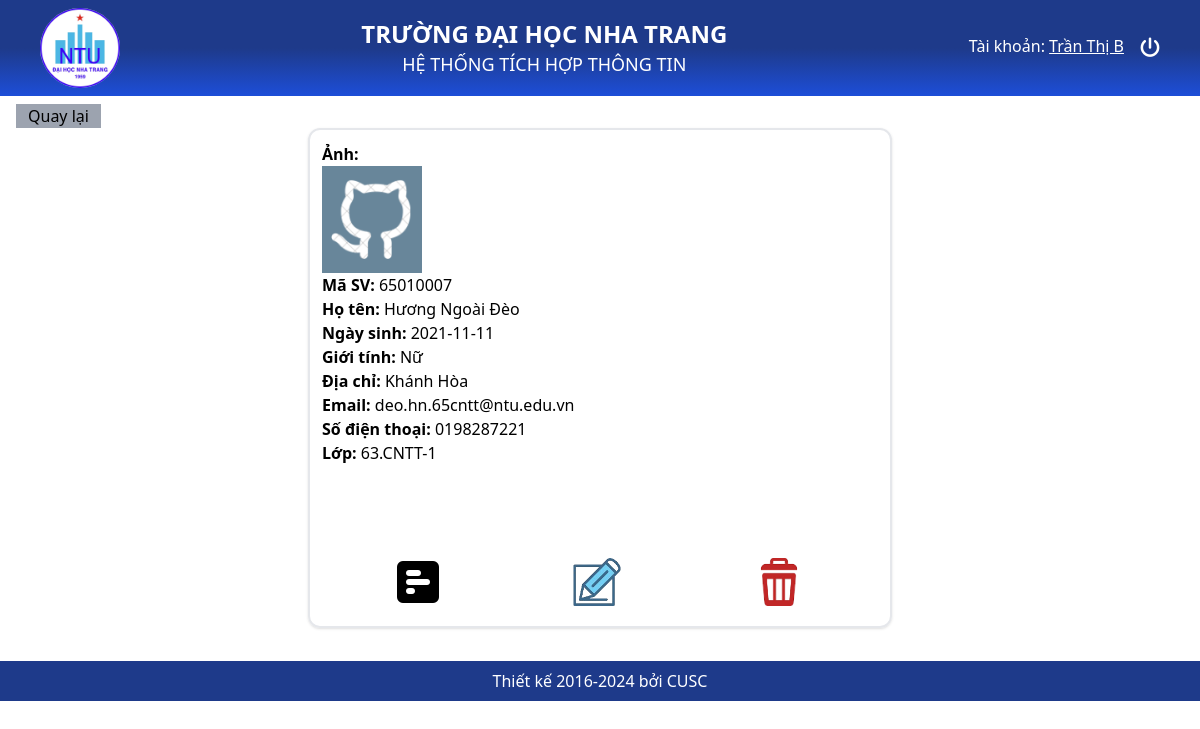
The app's page /Views/Student_Detail.php?MaSV=65010007 (signed in) with its own data.
### tables this page shows
CREATE TABLE `sinhvien` (
  `MaSV` varchar(20) NOT NULL,
  `HoTen` varchar(100) NOT NULL,
  `NgaySinh` date DEFAULT NULL,
  `GioiTinh` varchar(10) NOT NULL,
  `DiaChi` varchar(200) DEFAULT NULL,
  `Email` varchar(100) DEFAULT NULL,
  `SDT` varchar(15) DEFAULT NULL,
  `AnhSV` varchar(100) NOT NULL,
  `MaLop` varchar(10) NOT NULL
);

### Controllers/SinhVienController.php (called while the page is built, shortened)
<?php
class SinhVienController
{
    protected $conn;
    public function __construct($conn)
    {
        $this->conn = $conn;
    }
    public function ChiTietSinhVien($maSV)
    {
        $sql = "SELECT * FROM sinhvien WHERE MaSV='$maSV'";
        $result =  $this->conn->query($sql);
        return $result->fetch_assoc();
    }
}
?>

### Views/Student_Detail.php (the view, shortened to what this page needs)
<?php
require_once __DIR__ . '/../config/db.php';
require_once __DIR__ . '/../Controllers/SinhVienController.php';
$svController = new SinhVienController($conn);
$maSV = isset($_GET['MaSV']) ? $_GET['MaSV'] : null;
$sinhvien = $svController->ChiTietSinhVien($maSV);
?>
<?php include_once __DIR__ . "/../layout/header.php"; ?>
<body>
    <div class="mx-4 mx-2 min-h-[565px]">
        <button onclick="window.history.back()" class="px-3 bg-gray-400 mt-2">Quay lại</button>
        <div class="w-1/2 h-[500px] flex flex-col justify-between mx-auto p-3 border-2 rounded-xl shadow">
            <ul>
                <li><strong>Ảnh:</strong> <img src="<?php echo '../asset/Images/' . $sinhvien['AnhSV']; ?>" alt="Student Image" width="100" height="100"></li>
                <li><strong>Mã SV:</strong> <?php echo $sinhvien['MaSV']; ?></li>
                <li><strong>Họ tên:</strong> <?php echo $sinhvien['HoTen']; ?></li>
                <li><strong>Ngày sinh:</strong> <?php echo $sinhvien['NgaySinh']; ?></li>
                <li><strong>Giới tính:</strong> <?php echo $sinhvien['GioiTinh']; ?></li>
                <li><strong>Địa chỉ:</strong> <?php echo $sinhvien['DiaChi']; ?></li>
                <li><strong>Email:</strong> <?php echo $sinhvien['Email']; ?></li>
                <li><strong>Số điện thoại:</strong> <?php echo $sinhvien['SDT']; ?></li>
                <li><strong>Lớp:</strong> <?php echo $sinhvien['MaLop']; ?></li>
            </ul>
            <div class="flex justify-around items-center p-2">
                <a href="Mark_OfStudent.php?MaSV=<?php echo $sinhvien['MaSV']; ?>">
                    <i class="fa-solid fa-square-poll-horizontal text-5xl"></i>
                </a>
                <a href="Student_Edit.php?MaSV=<?php echo $sinhvien['MaSV']; ?>" title="Chỉnh sửa">
                    <img src="../asset/Images/edit.png" class="h-12"/>
                </a>
                <a href="Student_Delete.php" title="Xóa">
                    <img src="../asset/Images/delete.png" class="h-12"/>
                </a>
            </div>
        </div>
    </div>
</body>
<?php include_once __DIR__ . "/../layout/footer.php"; ?>

### records on screen
sinhvien: AnhSV (picture), MaSV "65010007", HoTen "Hương Ngoài Đèo", NgaySinh "2021-11-11", GioiTinh "Nữ", DiaChi "Khánh Hòa", Email "deo.hn.65cntt@ntu.edu.vn", SDT "0198287221", MaLop "63.CNTT-1"

### other values on screen
$_SESSION['User']['HoTen'] "Trần Thị B"
